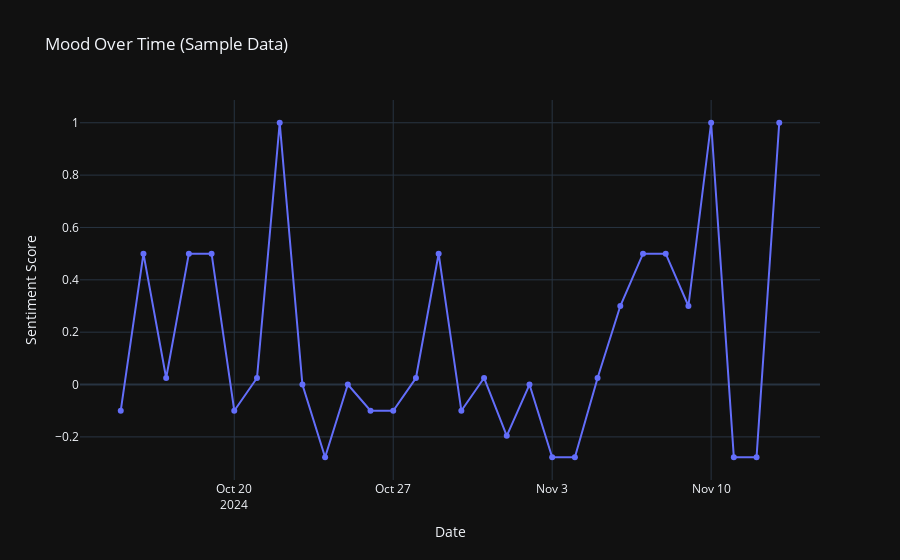

Notebook cell for this chart:
### Code cell
analyze_mood()

### Figure 1 — Plotly figure (JSON) as saved in the notebook; plotly's stock layout.template omitted (floating-point values rounded to 4 significant figures)
{"data": [{"line": {"width": 2}, "marker": {"size": 6}, "mode": "lines+markers", "name": "Sentiment Score", "type": "scatter", "x": ["2024-10-15T00:00:00", "2024-10-16T00:00:00", "2024-10-17T00:00:00", "2024-10-18T00:00:00", "2024-10-19T00:00:00", "2024-10-20T00:00:00", "2024-10-21T00:00:00", "2024-10-22T00:00:00", "2024-10-23T00:00:00", "2024-10-24T00:00:00", "2024-10-25T00:00:00", "2024-10-26T00:00:00", "2024-10-27T00:00:00", "2024-10-28T00:00:00", "2024-10-29T00:00:00", "2024-10-30T00:00:00", "2024-10-31T00:00:00", "2024-11-01T00:00:00", "2024-11-02T00:00:00", "2024-11-03T00:00:00", "2024-11-04T00:00:00", "2024-11-05T00:00:00", "2024-11-06T00:00:00", "2024-11-07T00:00:00", "2024-11-08T00:00:00", "2024-11-09T00:00:00", "2024-11-10T00:00:00", "2024-11-11T00:00:00", "2024-11-12T00:00:00", "2024-11-13T00:00:00"], "y": [-0.1, 0.5, 0.025, 0.5, 0.5, -0.1, 0.025, 1, 0, -0.2778, 0, -0.1, -0.1, 0.025, 0.5, -0.1, 0.025, -0.1958, 0, -0.2778, -0.2778, 0.025, 0.3, 0.5, 0.5, 0.3, 1, -0.2778, -0.2778, 1]}], "layout": {"hovermode": "x unified", "title": {"text": "Mood Over Time (Sample Data)"}, "xaxis": {"title": {"text": "Date"}}, "yaxis": {"title": {"text": "Sentiment Score"}}}}
